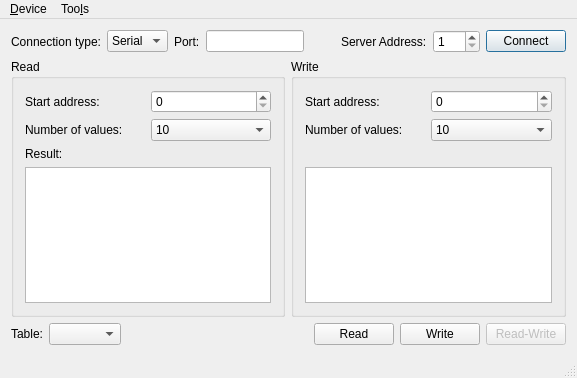
<?xml version="1.0" encoding="UTF-8"?>
<ui version="4.0">
 <class>MainWindow</class>
 <widget class="QMainWindow" name="MainWindow">
  <property name="geometry">
   <rect>
    <x>0</x>
    <y>0</y>
    <width>577</width>
    <height>378</height>
   </rect>
  </property>
  <property name="maximumSize">
   <size>
    <width>16777215</width>
    <height>1000</height>
   </size>
  </property>
  <property name="windowTitle">
   <string>Modbus Client</string>
  </property>
  <widget class="QWidget" name="centralWidget">
   <layout class="QVBoxLayout" name="verticalLayout">
    <item>
     <layout class="QGridLayout" name="gridLayout">
      <item row="0" column="5">
       <widget class="QLabel" name="label_27">
        <property name="sizePolicy">
         <sizepolicy hsizetype="Maximum" vsizetype="Preferred">
          <horstretch>0</horstretch>
          <verstretch>0</verstretch>
         </sizepolicy>
        </property>
        <property name="text">
         <string>Server Address:</string>
        </property>
       </widget>
      </item>
      <item row="0" column="7">
       <widget class="QPushButton" name="connectButton">
        <property name="sizePolicy">
         <sizepolicy hsizetype="Maximum" vsizetype="Fixed">
          <horstretch>0</horstretch>
          <verstretch>0</verstretch>
         </sizepolicy>
        </property>
        <property name="text">
         <string>Connect</string>
        </property>
        <property name="checkable">
         <bool>false</bool>
        </property>
        <property name="autoDefault">
         <bool>false</bool>
        </property>
        <property name="default">
         <bool>true</bool>
        </property>
       </widget>
      </item>
      <item row="0" column="4">
       <spacer name="horizontalSpacer">
        <property name="orientation">
         <enum>Qt::Orientation::Horizontal</enum>
        </property>
        <property name="sizeHint" stdset="0">
         <size>
          <width>40</width>
          <height>20</height>
         </size>
        </property>
       </spacer>
      </item>
      <item row="0" column="6">
       <widget class="QSpinBox" name="serverEdit">
        <property name="sizePolicy">
         <sizepolicy hsizetype="Maximum" vsizetype="Fixed">
          <horstretch>0</horstretch>
          <verstretch>0</verstretch>
         </sizepolicy>
        </property>
        <property name="minimum">
         <number>1</number>
        </property>
        <property name="maximum">
         <number>247</number>
        </property>
       </widget>
      </item>
      <item row="0" column="1">
       <widget class="QComboBox" name="connectType">
        <item>
         <property name="text">
          <string>Serial</string>
         </property>
        </item>
        <item>
         <property name="text">
          <string>TCP</string>
         </property>
        </item>
       </widget>
      </item>
      <item row="0" column="2">
       <widget class="QLabel" name="label_2">
        <property name="sizePolicy">
         <sizepolicy hsizetype="Maximum" vsizetype="Preferred">
          <horstretch>0</horstretch>
          <verstretch>0</verstretch>
         </sizepolicy>
        </property>
        <property name="text">
         <string>Port:</string>
        </property>
       </widget>
      </item>
      <item row="0" column="0">
       <widget class="QLabel" name="label">
        <property name="text">
         <string>Connection type:</string>
        </property>
       </widget>
      </item>
      <item row="0" column="3">
       <widget class="QLineEdit" name="portEdit">
        <property name="sizePolicy">
         <sizepolicy hsizetype="Preferred" vsizetype="Fixed">
          <horstretch>0</horstretch>
          <verstretch>0</verstretch>
         </sizepolicy>
        </property>
       </widget>
      </item>
     </layout>
    </item>
    <item>
     <layout class="QHBoxLayout" name="horizontalLayout_2">
      <item>
       <widget class="QGroupBox" name="groupBox_2">
        <property name="minimumSize">
         <size>
          <width>250</width>
          <height>0</height>
         </size>
        </property>
        <property name="title">
         <string>Read</string>
        </property>
        <layout class="QGridLayout" name="gridLayout_3">
         <item row="0" column="0">
          <widget class="QLabel" name="label_4">
           <property name="text">
            <string>Start address:</string>
           </property>
          </widget>
         </item>
         <item row="0" column="1">
          <widget class="QSpinBox" name="readAddress">
           <property name="maximum">
            <number>9</number>
           </property>
          </widget>
         </item>
         <item row="1" column="0">
          <widget class="QLabel" name="label_5">
           <property name="text">
            <string>Number of values:</string>
           </property>
          </widget>
         </item>
         <item row="1" column="1">
          <widget class="QComboBox" name="readSize">
           <property name="currentIndex">
            <number>9</number>
           </property>
           <item>
            <property name="text">
             <string>1</string>
            </property>
           </item>
           <item>
            <property name="text">
             <string>2</string>
            </property>
           </item>
           <item>
            <property name="text">
             <string>3</string>
            </property>
           </item>
           <item>
            <property name="text">
             <string>4</string>
            </property>
           </item>
           <item>
            <property name="text">
             <string>5</string>
            </property>
           </item>
           <item>
            <property name="text">
             <string>6</string>
            </property>
           </item>
           <item>
            <property name="text">
             <string>7</string>
            </property>
           </item>
           <item>
            <property name="text">
             <string>8</string>
            </property>
           </item>
           <item>
            <property name="text">
             <string>9</string>
            </property>
           </item>
           <item>
            <property name="text">
             <string>10</string>
            </property>
           </item>
          </widget>
         </item>
         <item row="2" column="0">
          <widget class="QLabel" name="label_9">
           <property name="text">
            <string>Result:</string>
           </property>
          </widget>
         </item>
         <item row="3" column="0" colspan="2">
          <widget class="QListWidget" name="readValue">
           <property name="minimumSize">
            <size>
             <width>0</width>
             <height>0</height>
            </size>
           </property>
          </widget>
         </item>
        </layout>
       </widget>
      </item>
      <item>
       <widget class="QGroupBox" name="writeGroupBox">
        <property name="minimumSize">
         <size>
          <width>225</width>
          <height>0</height>
         </size>
        </property>
        <property name="title">
         <string>Write</string>
        </property>
        <layout class="QGridLayout" name="gridLayout_2">
         <item row="0" column="0">
          <widget class="QLabel" name="label_7">
           <property name="text">
            <string>Start address:</string>
           </property>
          </widget>
         </item>
         <item row="3" column="0" colspan="2">
          <widget class="QTreeView" name="writeValueTable">
           <property name="showDropIndicator" stdset="0">
            <bool>true</bool>
           </property>
           <property name="alternatingRowColors">
            <bool>true</bool>
           </property>
           <property name="rootIsDecorated">
            <bool>false</bool>
           </property>
           <property name="uniformRowHeights">
            <bool>true</bool>
           </property>
           <property name="itemsExpandable">
            <bool>false</bool>
           </property>
           <property name="expandsOnDoubleClick">
            <bool>false</bool>
           </property>
           <attribute name="headerVisible">
            <bool>true</bool>
           </attribute>
          </widget>
         </item>
         <item row="0" column="1">
          <widget class="QSpinBox" name="writeAddress">
           <property name="maximum">
            <number>9</number>
           </property>
          </widget>
         </item>
         <item row="1" column="0">
          <widget class="QLabel" name="label_8">
           <property name="text">
            <string>Number of values:</string>
           </property>
          </widget>
         </item>
         <item row="1" column="1">
          <widget class="QComboBox" name="writeSize">
           <property name="currentIndex">
            <number>9</number>
           </property>
           <item>
            <property name="text">
             <string>1</string>
            </property>
           </item>
           <item>
            <property name="text">
             <string>2</string>
            </property>
           </item>
           <item>
            <property name="text">
             <string>3</string>
            </property>
           </item>
           <item>
            <property name="text">
             <string>4</string>
            </property>
           </item>
           <item>
            <property name="text">
             <string>5</string>
            </property>
           </item>
           <item>
            <property name="text">
             <string>6</string>
            </property>
           </item>
           <item>
            <property name="text">
             <string>7</string>
            </property>
           </item>
           <item>
            <property name="text">
             <string>8</string>
            </property>
           </item>
           <item>
            <property name="text">
             <string>9</string>
            </property>
           </item>
           <item>
            <property name="text">
             <string>10</string>
            </property>
           </item>
          </widget>
         </item>
         <item row="2" column="0">
          <widget class="QLabel" name="label_3">
           <property name="text">
            <string/>
           </property>
          </widget>
         </item>
        </layout>
       </widget>
      </item>
     </layout>
    </item>
    <item>
     <layout class="QHBoxLayout" name="horizontalLayout">
      <item>
       <widget class="QLabel" name="label_6">
        <property name="text">
         <string>Table:</string>
        </property>
       </widget>
      </item>
      <item>
       <widget class="QComboBox" name="writeTable"/>
      </item>
      <item>
       <spacer name="horizontalSpacer_2">
        <property name="orientation">
         <enum>Qt::Orientation::Horizontal</enum>
        </property>
        <property name="sizeHint" stdset="0">
         <size>
          <width>13</width>
          <height>17</height>
         </size>
        </property>
       </spacer>
      </item>
      <item>
       <widget class="QPushButton" name="readButton">
        <property name="sizePolicy">
         <sizepolicy hsizetype="Maximum" vsizetype="Fixed">
          <horstretch>0</horstretch>
          <verstretch>0</verstretch>
         </sizepolicy>
        </property>
        <property name="text">
         <string>Read</string>
        </property>
       </widget>
      </item>
      <item>
       <widget class="QPushButton" name="writeButton">
        <property name="text">
         <string>Write</string>
        </property>
       </widget>
      </item>
      <item>
       <widget class="QPushButton" name="readWriteButton">
        <property name="enabled">
         <bool>false</bool>
        </property>
        <property name="text">
         <string>Read-Write</string>
        </property>
       </widget>
      </item>
     </layout>
    </item>
   </layout>
  </widget>
  <widget class="QStatusBar" name="statusBar"/>
  <widget class="QMenuBar" name="menuBar">
   <property name="geometry">
    <rect>
     <x>0</x>
     <y>0</y>
     <width>577</width>
     <height>26</height>
    </rect>
   </property>
   <widget class="QMenu" name="menuDevice">
    <property name="title">
     <string>&amp;Device</string>
    </property>
    <addaction name="actionConnect"/>
    <addaction name="actionDisconnect"/>
    <addaction name="separator"/>
    <addaction name="actionExit"/>
   </widget>
   <widget class="QMenu" name="menuToo_ls">
    <property name="title">
     <string>Too&amp;ls</string>
    </property>
    <addaction name="actionOptions"/>
   </widget>
   <addaction name="menuDevice"/>
   <addaction name="menuToo_ls"/>
  </widget>
  <action name="actionConnect">
   <property name="icon">
    <iconset resource="client.qrc">
     <normaloff>:/images/connect.png</normaloff>:/images/connect.png</iconset>
   </property>
   <property name="text">
    <string>&amp;Connect</string>
   </property>
  </action>
  <action name="actionDisconnect">
   <property name="icon">
    <iconset resource="client.qrc">
     <normaloff>:/images/disconnect.png</normaloff>:/images/disconnect.png</iconset>
   </property>
   <property name="text">
    <string>&amp;Disconnect</string>
   </property>
  </action>
  <action name="actionExit">
   <property name="icon">
    <iconset resource="client.qrc">
     <normaloff>:/images/application-exit.png</normaloff>:/images/application-exit.png</iconset>
   </property>
   <property name="text">
    <string>&amp;Quit</string>
   </property>
  </action>
  <action name="actionOptions">
   <property name="icon">
    <iconset resource="client.qrc">
     <normaloff>:/images/settings.png</normaloff>:/images/settings.png</iconset>
   </property>
   <property name="text">
    <string>&amp;Options</string>
   </property>
  </action>
 </widget>
 <layoutdefault spacing="6" margin="11"/>
 <tabstops>
  <tabstop>connectType</tabstop>
  <tabstop>portEdit</tabstop>
  <tabstop>serverEdit</tabstop>
  <tabstop>connectButton</tabstop>
  <tabstop>readAddress</tabstop>
  <tabstop>readSize</tabstop>
  <tabstop>readValue</tabstop>
  <tabstop>writeAddress</tabstop>
  <tabstop>writeSize</tabstop>
  <tabstop>writeValueTable</tabstop>
  <tabstop>writeTable</tabstop>
  <tabstop>readButton</tabstop>
  <tabstop>writeButton</tabstop>
  <tabstop>readWriteButton</tabstop>
 </tabstops>
 <resources>
  <include location="client.qrc"/>
 </resources>
 <connections/>
</ui>
